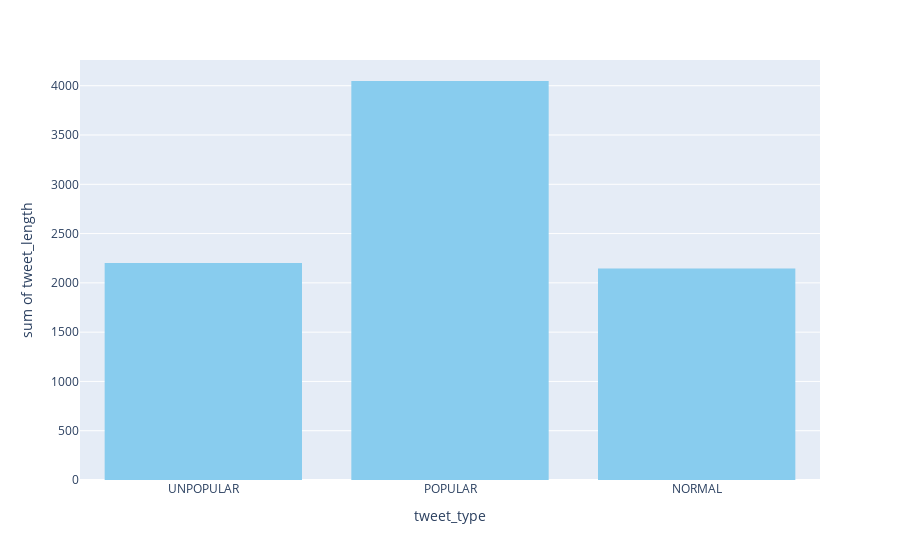

The code cell stored with this chart in its notebook:
### Code cell
lengthvstweettype.show()

### Figure 1 — Plotly figure (JSON) as saved in the notebook; plotly's stock layout.template omitted (floating-point values rounded to 4 significant figures)
{"data": [{"alignmentgroup": "True", "bingroup": "x", "histfunc": "sum", "hovertemplate": "tweet_type=%{x}<br>sum of tweet_length=%{y}<extra></extra>", "legendgroup": "", "marker": {"color": "rgb(136, 204, 238)"}, "name": "", "offsetgroup": "", "orientation": "v", "showlegend": false, "type": "histogram", "x": ["UNPOPULAR", "POPULAR", "UNPOPULAR", "UNPOPULAR", "POPULAR", "POPULAR", "UNPOPULAR", "POPULAR", "POPULAR", "UNPOPULAR", "NORMAL", "UNPOPULAR", "NORMAL", "NORMAL", "NORMAL", "POPULAR", "POPULAR", "POPULAR", "POPULAR", "NORMAL", "POPULAR", "POPULAR", "POPULAR", "POPULAR", "POPULAR", "UNPOPULAR", "POPULAR", "POPULAR", "POPULAR", "POPULAR", "POPULAR", "POPULAR", "NORMAL", "NORMAL", "POPULAR", "NORMAL", "POPULAR", "UNPOPULAR", "UNPOPULAR", "UNPOPULAR", "POPULAR", "NORMAL", "POPULAR", "POPULAR", "POPULAR", "NORMAL", "POPULAR", "POPULAR", "UNPOPULAR", "POPULAR", "NORMAL", "POPULAR", "NORMAL", "POPULAR", "POPULAR", "POPULAR", "POPULAR", "NORMAL", "UNPOPULAR", "NORMAL", "UNPOPULAR", "POPULAR", "POPULAR", "NORMAL", "POPULAR", "NORMAL", "POPULAR", "NORMAL", "POPULAR", "POPULAR", "POPULAR", "UNPOPULAR", "POPULAR", "POPULAR", "UNPOPULAR", "POPULAR", "NORMAL", "POPULAR", "POPULAR", "NORMAL", "POPULAR", "NORMAL", "POPULAR", "UNPOPULAR", "NORMAL", "NORMAL", "POPULAR", "POPULAR", "UNPOPULAR", "POPULAR", "POPULAR", "POPULAR", "UNPOPULAR", "POPULAR", "NORMAL", "UNPOPULAR", "UNPOPULAR", "UNPOPULAR", "UNPOPULAR", "UNPOPULAR"], "xaxis": "x", "y": [127, 121, 121, 51, 76, 107, 140, 52, 41, 88, 59, 93, 84, 87, 113, 48, 43, 52, 137, 89, 79, 41, 54, 127, 89, 115, 35, 44, 84, 44, 45, 63, 58, 122, 59, 101, 68, 82, 76, 53, 72, 44, 74, 81, 119, 140, 118, 79, 140, 81, 140, 128, 139, 54, 113, 85, 40, 29, 59, 137, 140, 48, 45, 54, 23, 87, 23, 23, 23, 116, 42, 108, 74, 77, 109, 15, 140, 123, 74, 80, 140, 129, 140, 46, 60, 91, 60, 72, 140, 89, 91, 80, 49, 140, 140, 68, 115, 101, 41, 140], "yaxis": "y"}], "layout": {"barmode": "relative", "legend": {"tracegroupgap": 0}, "margin": {"t": 60}, "xaxis": {"anchor": "y", "domain": [0, 1], "title": {"text": "tweet_type"}}, "yaxis": {"anchor": "x", "domain": [0, 1], "title": {"text": "sum of tweet_length"}}}}
